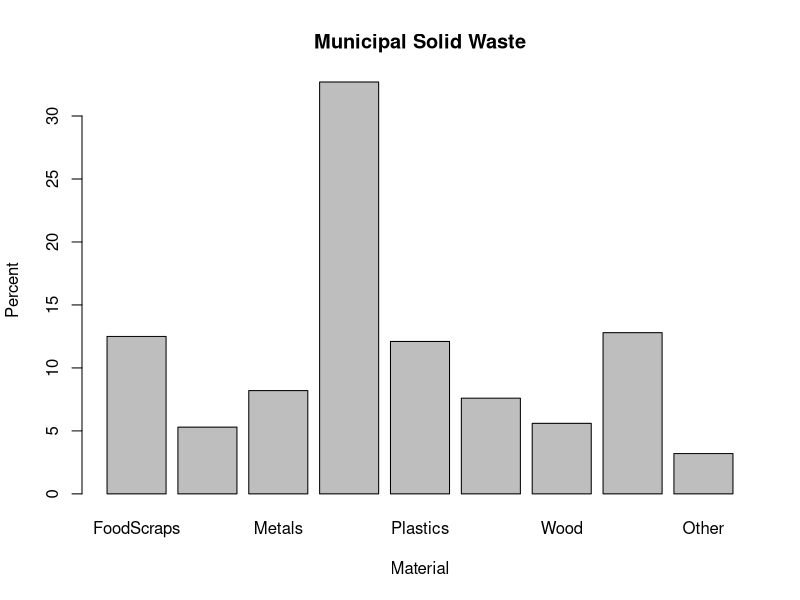
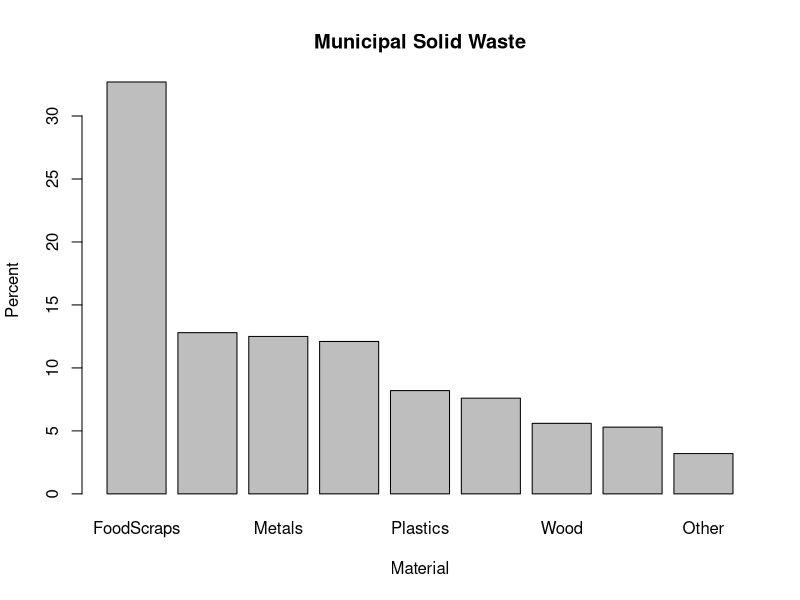
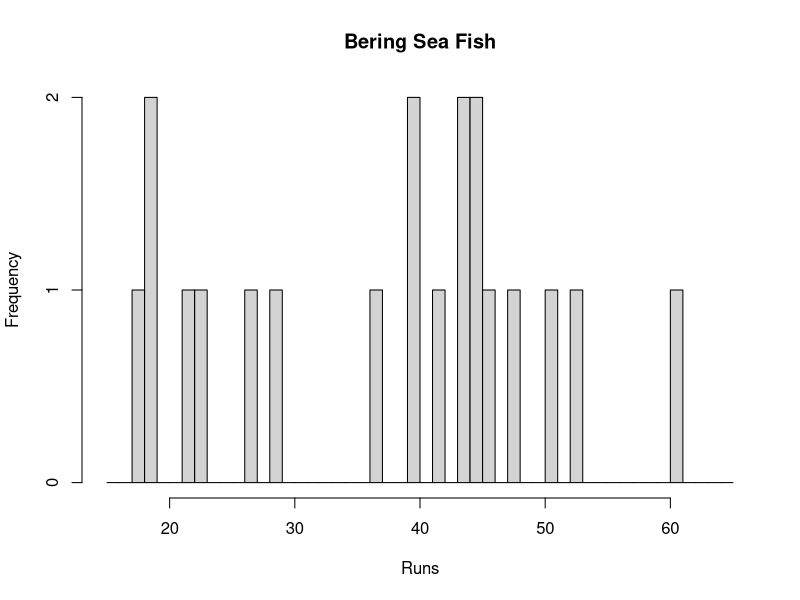
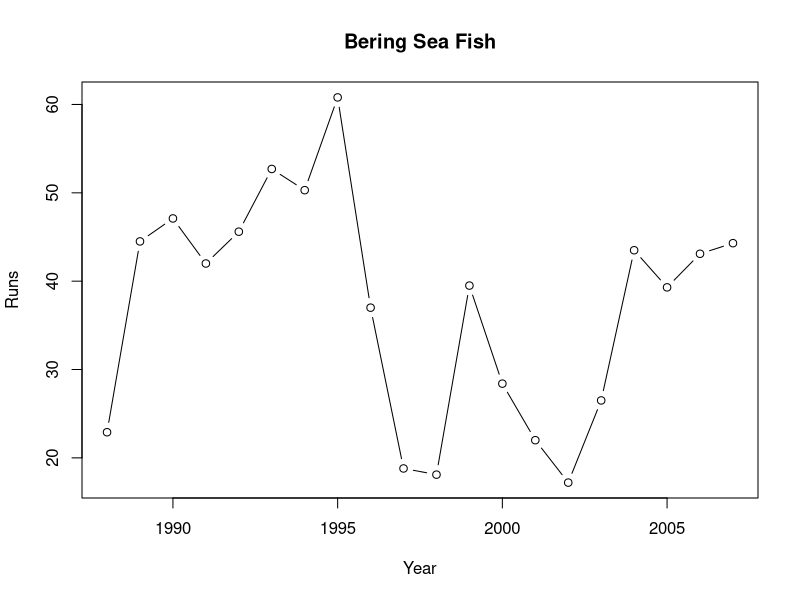
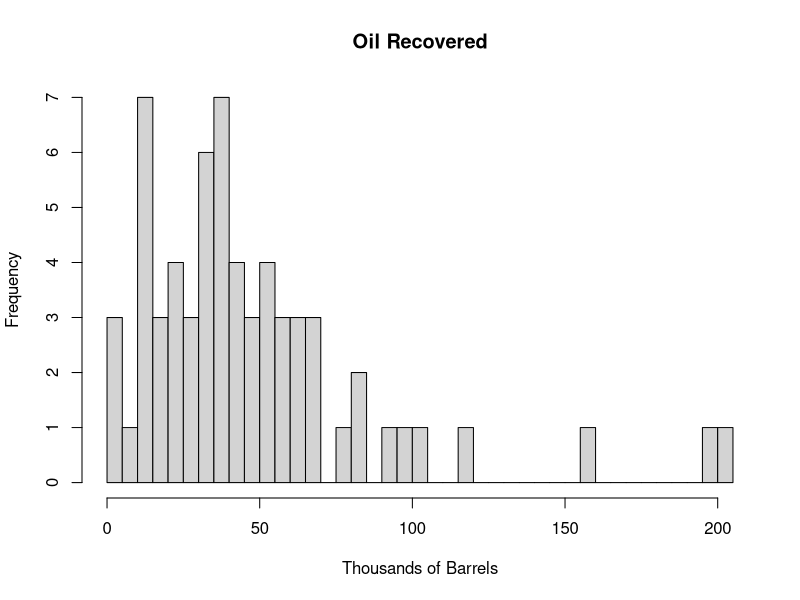
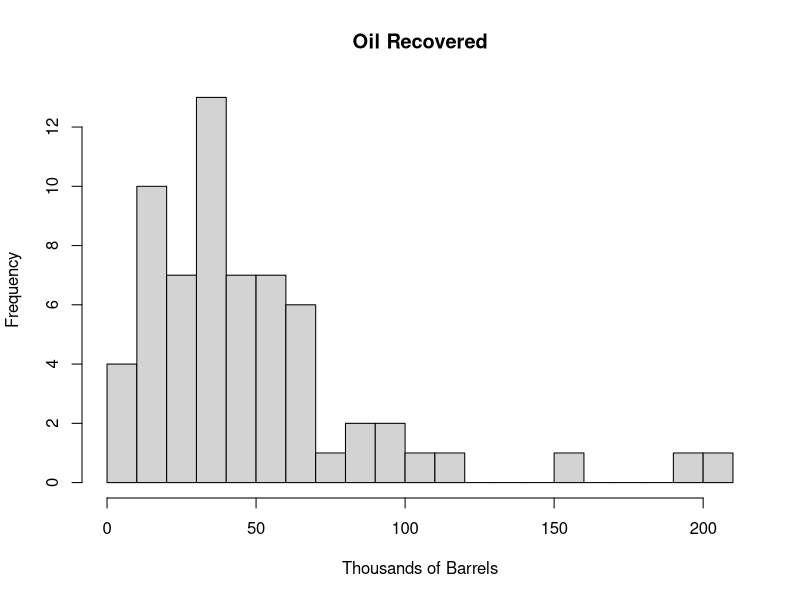
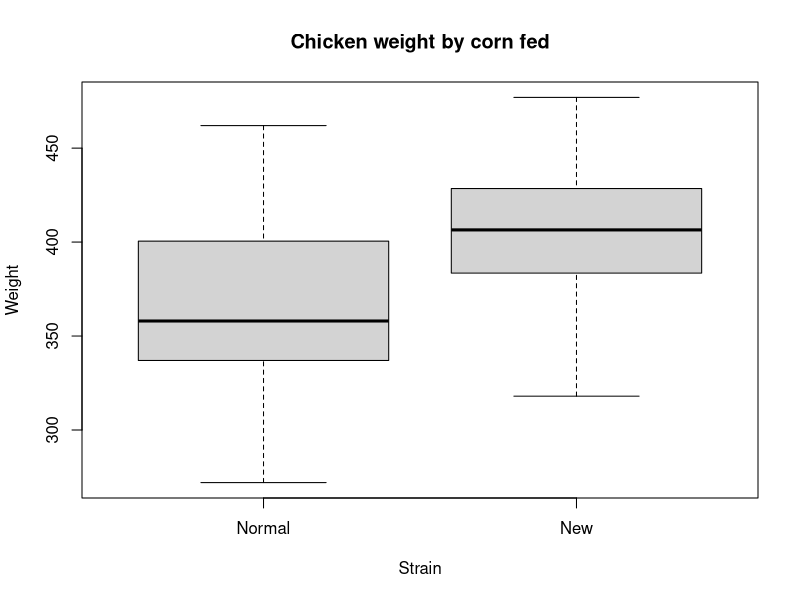

The R source for these figures, in order:
garbage <- read.table("garbage.txt",header=T)
garbage

barplot(garbage$Percent, main="Municipal Solid Waste", xlab="Material", ylab="Percent", names.arg=(garbage$Material))

garbage.pareto <- garbage[order(garbage$Percent,decreasing=T), ]
barplot(garbage.pareto$Percent,main="Municipal Solid Waste",xlab="Material",ylab="Percent",names.arg=(garbage$Material))

# QUESTION: Which graph is clearer?
# ANSWER: In my opinion, the pareto plot is clearer than the regular barplot. 
#	The reason for this is that it makes it easier for the viewer to read
#	all of the data and organize it in a manner that is consistent with 
#	human thought.

seafish <- read.table("beringseafish.txt",header=T)
seafish

hist(seafish$Runs, main="Bering Sea Fish", xlab="Runs", breaks = seq(15,65,by=1)) 

plot(seafish$Year,seafish$Runs,main="Bering Sea Fish",xlab="Year",ylab="Runs",type="b")

# QUESTION: What different info can be obtained from each?
# ANSWER: The histogram provides only information on the number of runs of a
#	given size. This information is useful when determining how big to build
#	a boat, but not for much else. The plot gives the viewer information on
#	the trend of run sizes over time, which can be used to make predictions
#	for coming years.

wells <- read.table("oilwells.txt",header=T)
wells

hist(wells$Recovered, main="Oil Recovered", xlab="Thousands of Barrels", breaks = seq(0,205,by=5))

hist(wells$Recovered, main="Oil Recovered", xlab="Thousands of Barrels", breaks = seq(0,210,by=10))

m <- mean(wells$Recovered)
m
s <- sd(wells$Recovered)
s
f <- fivenum(wells$Recovered)
f
i <- IQR(wells$Recovered)
i

# QUESTION: Which histogram is better?
# ANSWER: That depends on what you're trying to do. If you're building an oil
#	derrick and you need to know what spec to build it to, the usefulness of
#	the graph is solely dependent on how fine of control you'd have over the
#	rig. In my opinion, my first graph (groups of 5) provides better
#	information.
# MEAN: 48.26406
# STANDARD DEVIATION: 40.2346
# 5 NUMBER SUMMARY: 2.0, 21.5, 37.8, 60.1, 204.9
# IQR: 37.85

corn <- read.table("corn.txt",header=T)
corn

boxplot(corn,use.cols=TRUE, xlab="Strain", ylab="Weight", main="Chicken weight by corn fed")

mo <- mean(corn$Normal)
me <- mean(corn$New)
so <- sd(corn$Normal)
se <- sd(corn$New)
mo
me
so
se

# MEAN: 
#	NORMAL: 366.3
#	NEW: 402.8
# STANDARD DEVIATION:
#	NORMAL: 50.8052
#	NEW: 42.64863
# QUESTION:Is new corn or normal corn better?
# ANSWER: Based on the data presesnt, it seems to me that the new strain of
#	corn is better than the normal (old) strain.
